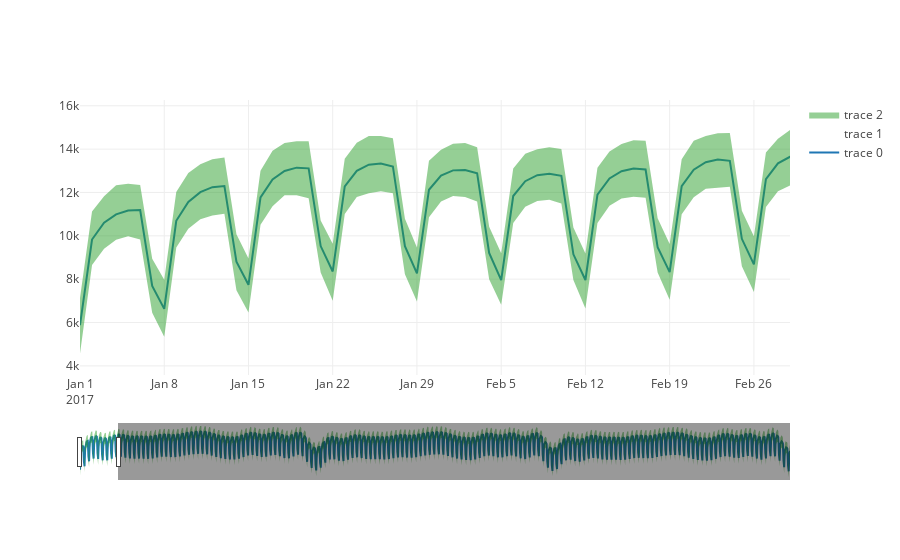

Write notebook code for a chart like this one.
### Code cell
upper_forecast = go.Scatter(x=forecast_data.ds, y=forecast_data.yhat_upper, fill= 'tonexty', line=dict(width=0.0))
lower_forecast = go.Scatter(x=forecast_data.ds, y=forecast_data.yhat_lower, fill= None, line=dict(width=0.0))
plot_data = [forecasted, lower_forecast, upper_forecast ]

layout = dict(
    xaxis=dict(
        rangeslider=dict(),
        type='date',
        range = ['2017-01-01','2017-03-01']))
fig = dict(data=plot_data, layout=layout)
plotly.offline.iplot(fig)

### Figure 1 — Plotly figure (JSON) as saved in the notebook; plotly's stock layout.template omitted (floating-point values rounded to 4 significant figures; data arrays with more than 128 entries replaced by an {"elided": "..."} marker saying what was removed)
{"data": [{"type": "scatter", "x": {"elided": "1095 str values"}, "y": {"elided": "1095 float values"}}, {"fill": null, "line": {"width": 0}, "type": "scatter", "x": {"elided": "1095 str values"}, "y": {"elided": "1095 float values"}}, {"fill": "tonexty", "line": {"width": 0}, "type": "scatter", "x": {"elided": "1095 str values"}, "y": {"elided": "1095 float values"}}], "layout": {"xaxis": {"range": ["2017-01-01", "2017-03-01"], "rangeslider": {}, "type": "date"}}}
